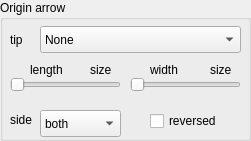
    <widget class="QGroupBox" name="groupBox_12">
     <property name="geometry">
      <rect>
       <x>10</x>
       <y>690</y>
       <width>251</width>
       <height>141</height>
      </rect>
     </property>
     <property name="title">
      <string>Origin arrow</string>
     </property>
     <widget class="QComboBox" name="pol_cb_selector_o_arrow_tip">
      <property name="geometry">
       <rect>
        <x>40</x>
        <y>26</y>
        <width>201</width>
        <height>27</height>
       </rect>
      </property>
      <property name="focusPolicy">
       <enum>Qt::ClickFocus</enum>
      </property>
      <item>
       <property name="text">
        <string>None</string>
       </property>
      </item>
      <item>
       <property name="text">
        <string>stealth</string>
       </property>
      </item>
      <item>
       <property name="text">
        <string>stealth round</string>
       </property>
      </item>
      <item>
       <property name="text">
        <string>stealth open</string>
       </property>
      </item>
      <item>
       <property name="text">
        <string>stealth open round</string>
       </property>
      </item>
      <item>
       <property name="text">
        <string>&lt;</string>
       </property>
      </item>
      <item>
       <property name="text">
        <string>&gt;</string>
       </property>
      </item>
      <item>
       <property name="text">
        <string>latex</string>
       </property>
      </item>
      <item>
       <property name="text">
        <string>latex round</string>
       </property>
      </item>
      <item>
       <property name="text">
        <string>latex open</string>
       </property>
      </item>
      <item>
       <property name="text">
        <string>latex open round</string>
       </property>
      </item>
      <item>
       <property name="text">
        <string>to / classical tikz rightarrow</string>
       </property>
      </item>
      <item>
       <property name="text">
        <string>computer modern rightarrow</string>
       </property>
      </item>
      <item>
       <property name="text">
        <string>implies</string>
       </property>
      </item>
      <item>
       <property name="text">
        <string>butt cap</string>
       </property>
      </item>
      <item>
       <property name="text">
        <string>fast round</string>
       </property>
      </item>
      <item>
       <property name="text">
        <string>fast triangle</string>
       </property>
      </item>
      <item>
       <property name="text">
        <string>round cap</string>
       </property>
      </item>
      <item>
       <property name="text">
        <string>triangle cap</string>
       </property>
      </item>
      <item>
       <property name="text">
        <string>circle</string>
       </property>
      </item>
      <item>
       <property name="text">
        <string>circle open</string>
       </property>
      </item>
      <item>
       <property name="text">
        <string>diamond</string>
       </property>
      </item>
      <item>
       <property name="text">
        <string>diamond open</string>
       </property>
      </item>
      <item>
       <property name="text">
        <string>ellipse</string>
       </property>
      </item>
      <item>
       <property name="text">
        <string>ellipse open</string>
       </property>
      </item>
      <item>
       <property name="text">
        <string>kite</string>
       </property>
      </item>
      <item>
       <property name="text">
        <string>kite open</string>
       </property>
      </item>
      <item>
       <property name="text">
        <string>rectangle</string>
       </property>
      </item>
      <item>
       <property name="text">
        <string>rectangle open</string>
       </property>
      </item>
      <item>
       <property name="text">
        <string>square</string>
       </property>
      </item>
      <item>
       <property name="text">
        <string>square open</string>
       </property>
      </item>
      <item>
       <property name="text">
        <string>triangle</string>
       </property>
      </item>
      <item>
       <property name="text">
        <string>triangle open</string>
       </property>
      </item>
      <item>
       <property name="text">
        <string>turned square</string>
       </property>
      </item>
      <item>
       <property name="text">
        <string>turned square open</string>
       </property>
      </item>
      <item>
       <property name="text">
        <string>arc barb</string>
       </property>
      </item>
      <item>
       <property name="text">
        <string>bar</string>
       </property>
      </item>
      <item>
       <property name="text">
        <string>bracket</string>
       </property>
      </item>
      <item>
       <property name="text">
        <string>hooks</string>
       </property>
      </item>
      <item>
       <property name="text">
        <string>parenthesis</string>
       </property>
      </item>
      <item>
       <property name="text">
        <string>straight barb</string>
       </property>
      </item>
      <item>
       <property name="text">
        <string>tee barb</string>
       </property>
      </item>
     </widget>
     <widget class="QLabel" name="label_123">
      <property name="geometry">
       <rect>
        <x>10</x>
        <y>20</y>
        <width>21</width>
        <height>41</height>
       </rect>
      </property>
      <property name="focusPolicy">
       <enum>Qt::ClickFocus</enum>
      </property>
      <property name="text">
       <string>tip</string>
      </property>
     </widget>
     <widget class="QSlider" name="pol_hslider_o_arrow_length">
      <property name="geometry">
       <rect>
        <x>10</x>
        <y>70</y>
        <width>111</width>
        <height>29</height>
       </rect>
      </property>
      <property name="focusPolicy">
       <enum>Qt::ClickFocus</enum>
      </property>
      <property name="maximum">
       <number>32</number>
      </property>
      <property name="singleStep">
       <number>1</number>
      </property>
      <property name="value">
       <number>0</number>
      </property>
      <property name="orientation">
       <enum>Qt::Horizontal</enum>
      </property>
     </widget>
     <widget class="QSlider" name="pol_hslider_o_arrow_width">
      <property name="geometry">
       <rect>
        <x>130</x>
        <y>70</y>
        <width>111</width>
        <height>29</height>
       </rect>
      </property>
      <property name="focusPolicy">
       <enum>Qt::ClickFocus</enum>
      </property>
      <property name="maximum">
       <number>32</number>
      </property>
      <property name="singleStep">
       <number>1</number>
      </property>
      <property name="value">
       <number>0</number>
      </property>
      <property name="orientation">
       <enum>Qt::Horizontal</enum>
      </property>
     </widget>
     <widget class="QLabel" name="label_124">
      <property name="geometry">
       <rect>
        <x>150</x>
        <y>60</y>
        <width>41</width>
        <height>20</height>
       </rect>
      </property>
      <property name="focusPolicy">
       <enum>Qt::ClickFocus</enum>
      </property>
      <property name="text">
       <string>width</string>
      </property>
     </widget>
     <widget class="QLabel" name="pol_label_o_arrow_width">
      <property name="geometry">
       <rect>
        <x>210</x>
        <y>60</y>
        <width>31</width>
        <height>20</height>
       </rect>
      </property>
      <property name="focusPolicy">
       <enum>Qt::ClickFocus</enum>
      </property>
      <property name="text">
       <string>size</string>
      </property>
     </widget>
     <widget class="QLabel" name="pol_label_o_arrow_length">
      <property name="geometry">
       <rect>
        <x>90</x>
        <y>60</y>
        <width>31</width>
        <height>20</height>
       </rect>
      </property>
      <property name="focusPolicy">
       <enum>Qt::ClickFocus</enum>
      </property>
      <property name="text">
       <string>size</string>
      </property>
     </widget>
     <widget class="QComboBox" name="pol_cb_selector_o_arrow_side">
      <property name="geometry">
       <rect>
        <x>40</x>
        <y>110</y>
        <width>81</width>
        <height>27</height>
       </rect>
      </property>
      <property name="focusPolicy">
       <enum>Qt::ClickFocus</enum>
      </property>
      <item>
       <property name="text">
        <string>both</string>
       </property>
      </item>
      <item>
       <property name="text">
        <string>left</string>
       </property>
      </item>
      <item>
       <property name="text">
        <string>right</string>
       </property>
      </item>
     </widget>
     <widget class="QLabel" name="label_125">
      <property name="geometry">
       <rect>
        <x>10</x>
        <y>100</y>
        <width>31</width>
        <height>41</height>
       </rect>
      </property>
      <property name="focusPolicy">
       <enum>Qt::ClickFocus</enum>
      </property>
      <property name="text">
       <string>side</string>
      </property>
     </widget>
     <widget class="QCheckBox" name="pol_checkb_o_arrow_reversed">
      <property name="geometry">
       <rect>
        <x>150</x>
        <y>110</y>
        <width>91</width>
        <height>22</height>
       </rect>
      </property>
      <property name="text">
       <string>reversed</string>
      </property>
     </widget>
     <widget class="QLabel" name="label_126">
      <property name="geometry">
       <rect>
        <x>30</x>
        <y>60</y>
        <width>51</width>
        <height>20</height>
       </rect>
      </property>
      <property name="focusPolicy">
       <enum>Qt::ClickFocus</enum>
      </property>
      <property name="text">
       <string>length</string>
      </property>
     </widget>
    </widget>
